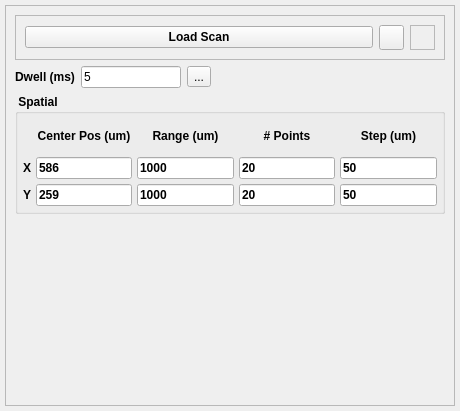
<?xml version="1.0" encoding="UTF-8"?>
<ui version="4.0">
 <class>Form</class>
 <widget class="QWidget" name="Form">
  <property name="geometry">
   <rect>
    <x>0</x>
    <y>0</y>
    <width>460</width>
    <height>411</height>
   </rect>
  </property>
  <property name="minimumSize">
   <size>
    <width>0</width>
    <height>150</height>
   </size>
  </property>
  <property name="focusPolicy">
   <enum>Qt::StrongFocus</enum>
  </property>
  <property name="windowTitle">
   <string>Form</string>
  </property>
  <layout class="QVBoxLayout" name="verticalLayout">
   <property name="spacing">
    <number>5</number>
   </property>
   <property name="leftMargin">
    <number>5</number>
   </property>
   <property name="topMargin">
    <number>5</number>
   </property>
   <property name="rightMargin">
    <number>5</number>
   </property>
   <property name="bottomMargin">
    <number>5</number>
   </property>
   <item>
    <widget class="QFrame" name="frame_2_SCANPLUGIN">
     <property name="maximumSize">
      <size>
       <width>650</width>
       <height>16777215</height>
      </size>
     </property>
     <property name="focusPolicy">
      <enum>Qt::StrongFocus</enum>
     </property>
     <property name="frameShape">
      <enum>QFrame::StyledPanel</enum>
     </property>
     <property name="frameShadow">
      <enum>QFrame::Raised</enum>
     </property>
     <layout class="QVBoxLayout" name="verticalLayout_3">
      <property name="spacing">
       <number>6</number>
      </property>
      <property name="leftMargin">
       <number>9</number>
      </property>
      <property name="topMargin">
       <number>9</number>
      </property>
      <property name="bottomMargin">
       <number>9</number>
      </property>
      <item>
       <widget class="QFrame" name="loadscan_frame">
        <property name="minimumSize">
         <size>
          <width>0</width>
          <height>30</height>
         </size>
        </property>
        <property name="frameShape">
         <enum>QFrame::StyledPanel</enum>
        </property>
        <property name="frameShadow">
         <enum>QFrame::Sunken</enum>
        </property>
        <layout class="QHBoxLayout" name="horizontalLayout">
         <item>
          <widget class="QPushButton" name="loadScanBtn">
           <property name="font">
            <font>
             <weight>75</weight>
             <bold>true</bold>
            </font>
           </property>
           <property name="text">
            <string>Load Scan</string>
           </property>
          </widget>
         </item>
         <item>
          <widget class="QToolButton" name="helpBtn">
           <property name="minimumSize">
            <size>
             <width>25</width>
             <height>25</height>
            </size>
           </property>
           <property name="maximumSize">
            <size>
             <width>25</width>
             <height>25</height>
            </size>
           </property>
           <property name="text">
            <string/>
           </property>
           <property name="icon">
            <iconset resource="../../../../../../icons/icons.qrc">
             <normaloff>:/scan_plugins/helplite.png</normaloff>:/scan_plugins/helplite.png</iconset>
           </property>
           <property name="iconSize">
            <size>
             <width>50</width>
             <height>50</height>
            </size>
           </property>
          </widget>
         </item>
         <item>
          <widget class="QLabel" name="rtclkpic">
           <property name="maximumSize">
            <size>
             <width>25</width>
             <height>25</height>
            </size>
           </property>
           <property name="autoFillBackground">
            <bool>true</bool>
           </property>
           <property name="frameShape">
            <enum>QFrame::StyledPanel</enum>
           </property>
           <property name="text">
            <string/>
           </property>
           <property name="pixmap">
            <pixmap resource="../../../../../../icons/icons.qrc">:/scan_plugins/icons8-mouse-right-click-50.png</pixmap>
           </property>
           <property name="scaledContents">
            <bool>true</bool>
           </property>
           <property name="alignment">
            <set>Qt::AlignRight|Qt::AlignTrailing|Qt::AlignVCenter</set>
           </property>
          </widget>
         </item>
        </layout>
       </widget>
      </item>
      <item>
       <layout class="QHBoxLayout" name="horizontalLayout_15"/>
      </item>
      <item>
       <layout class="QHBoxLayout" name="horizontalLayout_5">
        <item>
         <widget class="QLabel" name="label_8">
          <property name="font">
           <font>
            <weight>75</weight>
            <bold>true</bold>
           </font>
          </property>
          <property name="text">
           <string>Dwell (ms)</string>
          </property>
          <property name="alignment">
           <set>Qt::AlignCenter</set>
          </property>
         </widget>
        </item>
        <item>
         <widget class="QLineEdit" name="dwellFld">
          <property name="maximumSize">
           <size>
            <width>100</width>
            <height>16777215</height>
           </size>
          </property>
          <property name="text">
           <string>5</string>
          </property>
          <property name="mandatoryField" stdset="0">
           <bool>true</bool>
          </property>
         </widget>
        </item>
        <item>
         <widget class="QToolButton" name="dwell_magicBtn">
          <property name="toolTip">
           <string>adjust number of points to use this dwell value</string>
          </property>
          <property name="text">
           <string>...</string>
          </property>
          <property name="icon">
           <iconset>
            <normaloff>../../../../../../../icons/wand.ico</normaloff>../../../../../../../icons/wand.ico</iconset>
          </property>
         </widget>
        </item>
        <item>
         <spacer name="horizontalSpacer">
          <property name="orientation">
           <enum>Qt::Horizontal</enum>
          </property>
          <property name="sizeHint" stdset="0">
           <size>
            <width>40</width>
            <height>20</height>
           </size>
          </property>
         </spacer>
        </item>
       </layout>
      </item>
      <item>
       <widget class="QGroupBox" name="groupBox">
        <property name="minimumSize">
         <size>
          <width>0</width>
          <height>120</height>
         </size>
        </property>
        <property name="font">
         <font>
          <weight>75</weight>
          <bold>true</bold>
         </font>
        </property>
        <property name="title">
         <string> Spatial </string>
        </property>
        <layout class="QVBoxLayout" name="verticalLayout_2">
         <property name="spacing">
          <number>5</number>
         </property>
         <property name="leftMargin">
          <number>5</number>
         </property>
         <property name="topMargin">
          <number>5</number>
         </property>
         <property name="rightMargin">
          <number>5</number>
         </property>
         <property name="bottomMargin">
          <number>5</number>
         </property>
         <item>
          <layout class="QGridLayout" name="gridLayout_2">
           <item row="0" column="1">
            <widget class="QLabel" name="label_9">
             <property name="font">
              <font>
               <weight>75</weight>
               <bold>true</bold>
              </font>
             </property>
             <property name="text">
              <string>Center Pos (um)</string>
             </property>
             <property name="alignment">
              <set>Qt::AlignCenter</set>
             </property>
            </widget>
           </item>
           <item row="0" column="2">
            <widget class="QLabel" name="label_10">
             <property name="font">
              <font>
               <weight>75</weight>
               <bold>true</bold>
              </font>
             </property>
             <property name="text">
              <string>Range (um)</string>
             </property>
             <property name="alignment">
              <set>Qt::AlignCenter</set>
             </property>
            </widget>
           </item>
           <item row="0" column="3">
            <widget class="QLabel" name="label_11">
             <property name="font">
              <font>
               <weight>75</weight>
               <bold>true</bold>
              </font>
             </property>
             <property name="text">
              <string># Points</string>
             </property>
             <property name="alignment">
              <set>Qt::AlignCenter</set>
             </property>
            </widget>
           </item>
           <item row="0" column="4">
            <widget class="QLabel" name="label_12">
             <property name="font">
              <font>
               <weight>75</weight>
               <bold>true</bold>
              </font>
             </property>
             <property name="text">
              <string>Step (um)</string>
             </property>
             <property name="alignment">
              <set>Qt::AlignCenter</set>
             </property>
            </widget>
           </item>
           <item row="1" column="0">
            <widget class="QLabel" name="label_13">
             <property name="font">
              <font>
               <weight>75</weight>
               <bold>true</bold>
              </font>
             </property>
             <property name="text">
              <string>X</string>
             </property>
            </widget>
           </item>
           <item row="1" column="1">
            <widget class="QLineEdit" name="centerXFld">
             <property name="text">
              <string>586</string>
             </property>
            </widget>
           </item>
           <item row="1" column="3">
            <widget class="QLineEdit" name="npointsXFld">
             <property name="text">
              <string>20</string>
             </property>
            </widget>
           </item>
           <item row="1" column="4">
            <widget class="QLineEdit" name="stepXFld">
             <property name="text">
              <string>50</string>
             </property>
            </widget>
           </item>
           <item row="2" column="0">
            <widget class="QLabel" name="label_14">
             <property name="font">
              <font>
               <weight>75</weight>
               <bold>true</bold>
              </font>
             </property>
             <property name="text">
              <string>Y</string>
             </property>
            </widget>
           </item>
           <item row="2" column="2">
            <widget class="QLineEdit" name="rangeYFld">
             <property name="text">
              <string>1000</string>
             </property>
            </widget>
           </item>
           <item row="2" column="3">
            <widget class="QLineEdit" name="npointsYFld">
             <property name="text">
              <string>20</string>
             </property>
            </widget>
           </item>
           <item row="2" column="4">
            <widget class="QLineEdit" name="stepYFld">
             <property name="text">
              <string>50</string>
             </property>
            </widget>
           </item>
           <item row="1" column="2">
            <widget class="QLineEdit" name="rangeXFld">
             <property name="text">
              <string>1000</string>
             </property>
            </widget>
           </item>
           <item row="2" column="1">
            <widget class="QLineEdit" name="centerYFld">
             <property name="text">
              <string>259</string>
             </property>
            </widget>
           </item>
          </layout>
         </item>
        </layout>
       </widget>
      </item>
      <item>
       <spacer name="verticalSpacer_2">
        <property name="orientation">
         <enum>Qt::Vertical</enum>
        </property>
        <property name="sizeHint" stdset="0">
         <size>
          <width>20</width>
          <height>40</height>
         </size>
        </property>
       </spacer>
      </item>
     </layout>
    </widget>
   </item>
  </layout>
 </widget>
 <resources>
  <include location="../../../../../../icons/icons.qrc"/>
 </resources>
 <connections/>
</ui>
